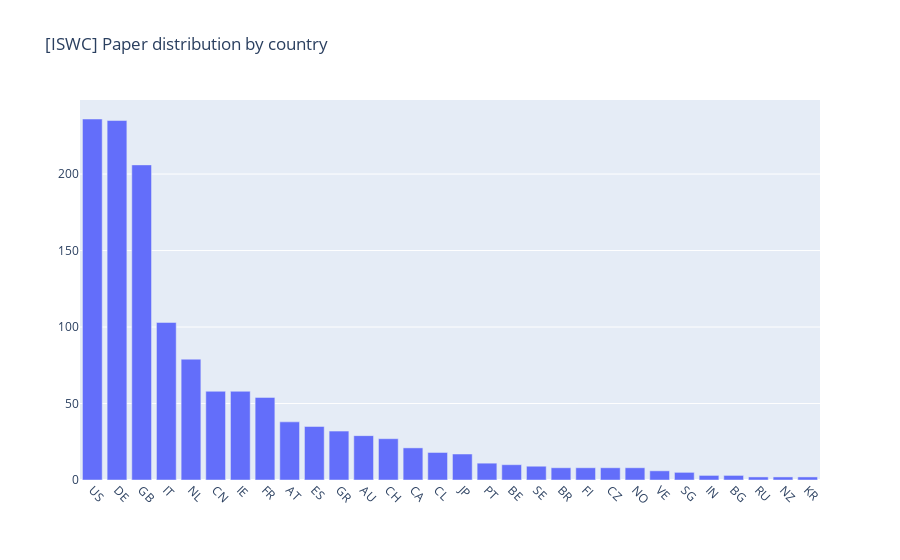

This figure's notebook cell:
### Markdown cell above
**Task:** Find and plot the distribution of papers by country per year

### Code cell
iswc_dois = iswc.groupby(['org_countrycode'])['paper_doi'].nunique().reset_index()
data = [
    go.Bar(
        x=iswc_dois.sort_values(by=['paper_doi'], ascending=False)['org_countrycode'],
        y=iswc_dois.sort_values(by=['paper_doi'], ascending=False)['paper_doi']
    )
]
layout = go.Layout(
    title='[ISWC] Paper distribution by country',
    xaxis=dict(tickangle=45,tickfont=dict(size=12), range=[-.5, TOP_N - 1 + .5])
)
fig = go.Figure(data=data, layout=layout)
plotly.offline.iplot(fig)

### Figure 1 — Plotly figure (JSON) as saved in the notebook; plotly's stock layout.template omitted (floating-point values rounded to 4 significant figures)
{"data": [{"type": "bar", "x": ["US", "DE", "GB", "IT", "NL", "CN", "IE", "FR", "AT", "ES", "GR", "AU", "CH", "CA", "CL", "JP", "PT", "BE", "SE", "BR", "FI", "CZ", "NO", "VE", "SG", "IN", "BG", "RU", "NZ", "KR", "UA", "TR", "UK", "TH", "VN", "SI", "IL", "RS", "LU", "ID", "HK", "GE", "EI", "EG", "DK", "ZA"], "y": [236, 235, 206, 103, 79, 58, 58, 54, 38, 35, 32, 29, 27, 21, 18, 17, 11, 10, 9, 8, 8, 8, 8, 6, 5, 3, 3, 2, 2, 2, 2, 2, 2, 1, 1, 1, 1, 1, 1, 1, 1, 1, 1, 1, 1, 1]}], "layout": {"title": {"text": "[ISWC] Paper distribution by country"}, "xaxis": {"range": [-0.5, 29.5], "tickangle": 45, "tickfont": {"size": 12}}}}
